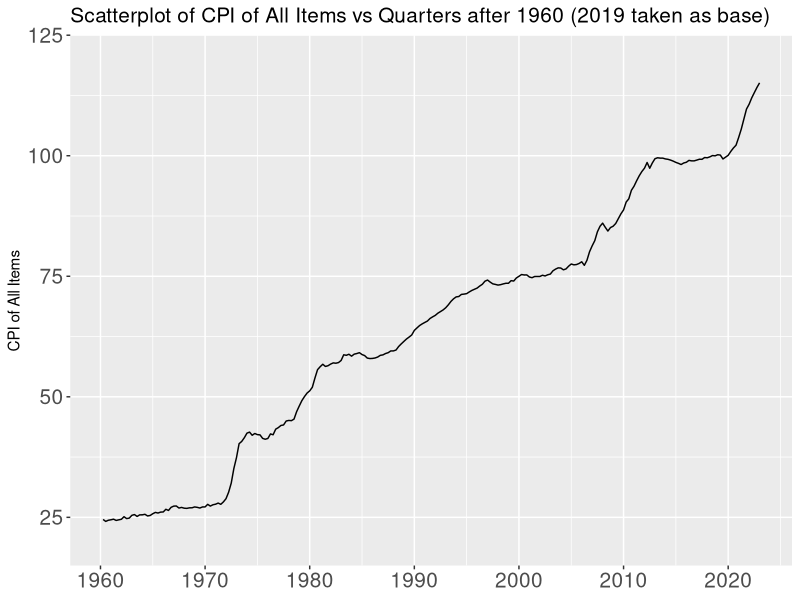
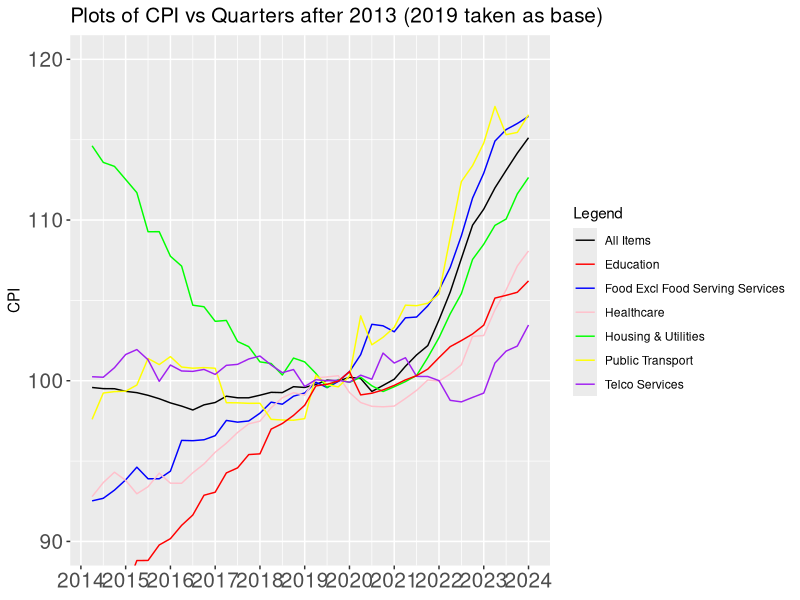
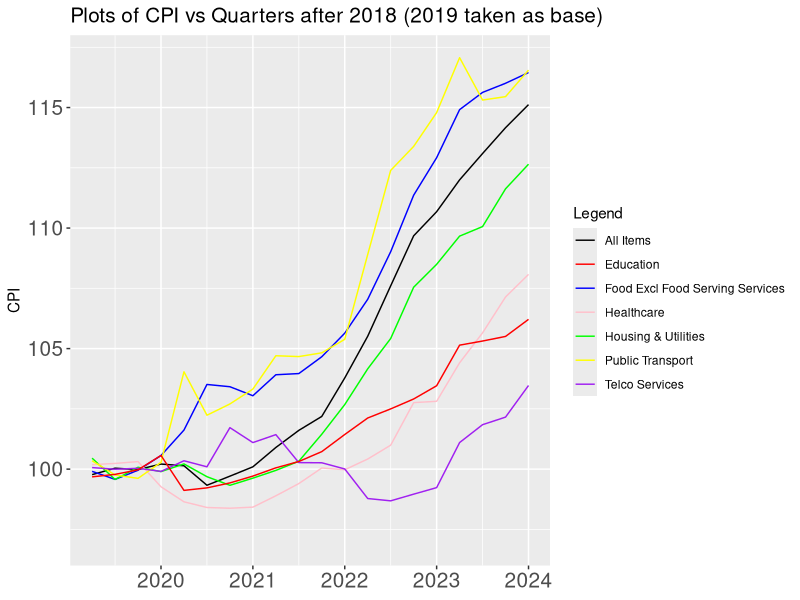
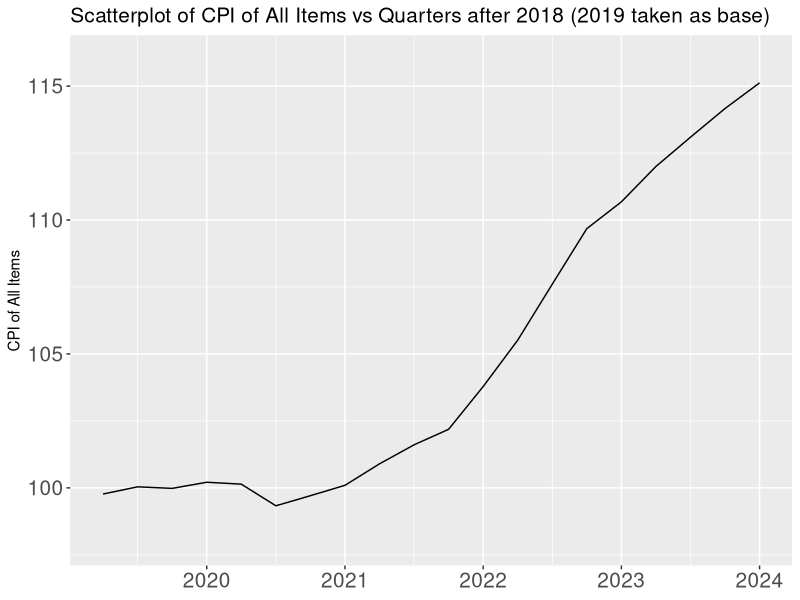
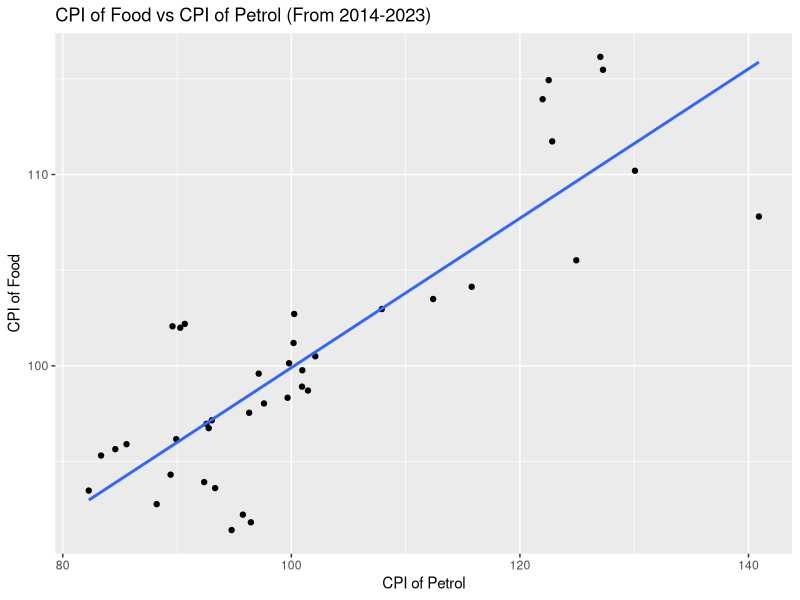
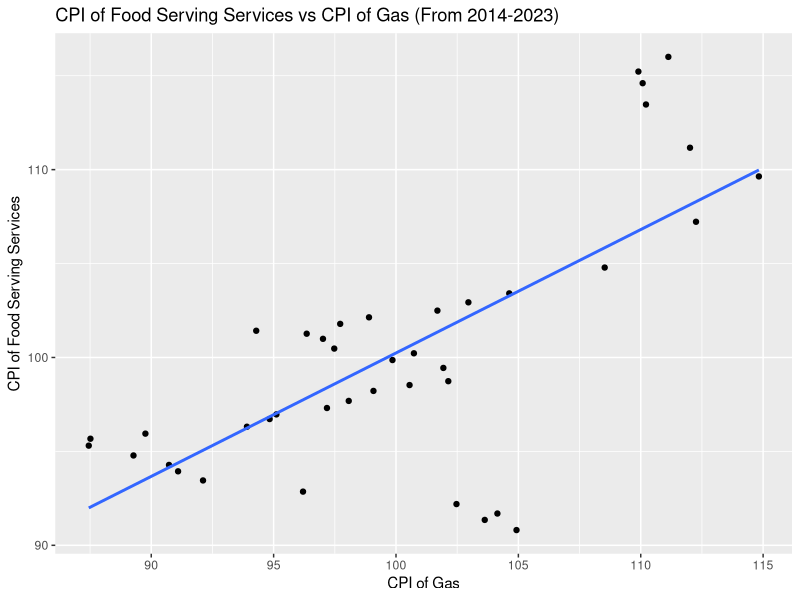
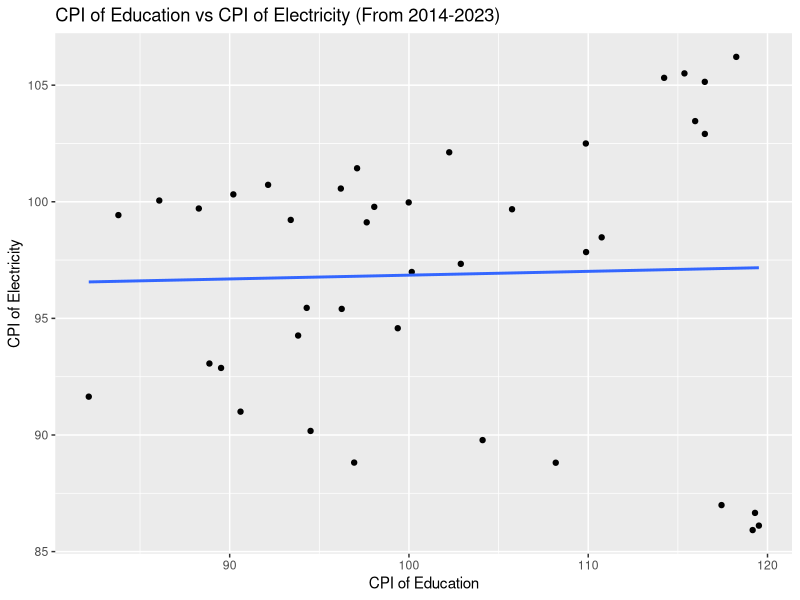
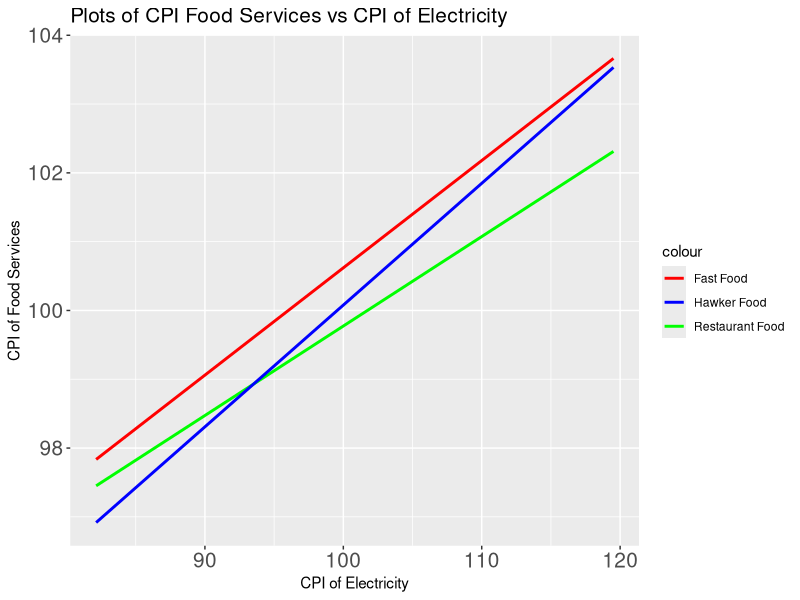

Source code (R) for these figures, in order:
library(ggplot2)
setwd("/home/marcus/repos/cpi-singapore")
data <- read.csv("ConsumerPriceIndexCPI2019AsBaseYearQuarterly.csv")
#data for CPI of All Items from 1961 to 2023
genData <- as.data.frame(t(data[1, 2:253]))
genData
i = 252
add <- c()
while (i>0) {
  add <- append(add, i)
  i <- i - 1
}
genData$QuartersAfter <- add
colnames(genData)[1] <- 'AllItems'
genData$AllItems <- as.numeric(genData$AllItems)
p1961 <- ggplot(data = genData, mapping = aes (x=QuartersAfter, y=AllItems)) + geom_line() + labs(title='Scatterplot of CPI of All Items vs Quarters after 1960 (2019 taken as base)', x=NULL, y='CPI of All Items') + coord_cartesian(ylim=c(20,120)) + theme(axis.text.x=element_text(size=15), axis.text.y=element_text(size=15), plot.title=element_text(size=15)) +
         scale_x_continuous(breaks=c(0,40,80,120,160,200,240), labels=c("1960", "1970", "1980", "1990", "2000", "2010", "2020"))
print(p1961)

#data for CPI from 2014 to 2023
data2014 <- as.data.frame(t(data[c(1,3,67,84,103,113,130), 2:41]))
data2014
i = 40
add2014 <- c()
while (i>0) {
  add2014 <- append(add2014, i)
  i <- i - 1
}
add2014
data2014$QuartersAfter <- add2014
colnames(data2014)[1] <- 'AllItems'
data2014$AllItems <- as.numeric(data2014$AllItems)
colnames(data2014)[2] <- 'FoodExclServices'
data2014$FoodExclServices <- as.numeric(data2014$FoodExclServices)
colnames(data2014)[3] <- 'HousingUtilities'
data2014$HousingUtilities <- as.numeric(data2014$HousingUtilities)
colnames(data2014)[4] <- 'Healthcare'
data2014$Healthcare <- as.numeric(data2014$Healthcare)
colnames(data2014)[5] <- 'PublicTransport'
data2014$PublicTransport <- as.numeric(data2014$PublicTransport)
colnames(data2014)[6] <- 'TelcoServices'
data2014$TelcoServices <- as.numeric(data2014$TelcoServices)
colnames(data2014)[7] <- 'Education'
data2014$Education <- as.numeric(data2014$Education)
data2014
p2014 <- ggplot(data = data2014, mapping = aes (x=QuartersAfter)) +
        geom_line(aes(y=AllItems, color='All Items')) +
        geom_line(aes(y=FoodExclServices, color='Food Excl Food Serving Services')) +
        geom_line(aes(y=HousingUtilities, color='Housing & Utilities')) +
        geom_line(aes(y=Healthcare, color='Healthcare')) +
        geom_line(aes(y=PublicTransport, color='Public Transport')) +
        geom_line(aes(y=TelcoServices, color='Telco Services')) +
        geom_line(aes(y=Education, color='Education')) +
        scale_color_manual(values=c("black", "red", "blue", "pink", "green", "yellow", "purple"), name='Legend') +
        labs(title='Plots of CPI vs Quarters after 2013 (2019 taken as base)', x=NULL, y='CPI') + coord_cartesian(ylim=c(90,120)) +
        theme(axis.text.x=element_text(size=15), axis.text.y=element_text(size=15), plot.title=element_text(size=15)) +
        scale_x_continuous(breaks=c(0,4,8,12,16,20,24,28,32,36,40), labels=c("2014", "2015", "2016", "2017", "2018", "2019", "2020", "2021", "2022", "2023", "2024"))
print(p2014)

#data for CPI from 2019 to 2023
data2019 <- NULL
data2019 <- data2014[1:20, 1:7]
data2019
i = 20
add2019 <- c()
while (i>0) {
  add2019 <- append(add2019, i)
  i <- i - 1
}
data2019$QuartersAfter <- add2019
data2019
p2019 <- ggplot(data = data2019, mapping = aes (x=QuartersAfter)) +
  geom_line(aes(y=AllItems, color='All Items')) +
  geom_line(aes(y=FoodExclServices, color='Food Excl Food Serving Services')) +
  geom_line(aes(y=HousingUtilities, color='Housing & Utilities')) +
  geom_line(aes(y=Healthcare, color='Healthcare')) +
  geom_line(aes(y=PublicTransport, color='Public Transport')) +
  geom_line(aes(y=TelcoServices, color='Telco Services')) +
  geom_line(aes(y=Education, color='Education')) +
  scale_color_manual(values=c("black", "red", "blue", "pink", "green", "yellow", "purple"), name='Legend') +
  labs(title='Plots of CPI vs Quarters after 2018 (2019 taken as base)', x=NULL, y='CPI') +
  coord_cartesian(ylim=c(97,117)) +
  theme(axis.text.x=element_text(size=15), axis.text.y=element_text(size=15), plot.title=element_text(size=15)) +
  scale_x_continuous(breaks=c(0,4,8,12,16,20), labels=c("2019", "2020", "2021", "2022", "2023", "2024"))
print(p2019)
pAll2019 <- ggplot(data = data2019, mapping = aes(x=QuartersAfter, y=AllItems)) + geom_line() + labs(title='Scatterplot of CPI of All Items vs Quarters after 2018 (2019 taken as base)', x=NULL, y='CPI of All Items') + coord_cartesian(ylim=c(98,116)) + theme(axis.text.x=element_text(size=15), axis.text.y=element_text(size=15), plot.title=element_text(size=15)) + scale_x_continuous(breaks=c(0,4,8,12,16,20), labels=c("2019", "2020", "2021", "2022", "2023", "2024"))
print(pAll2019)
#relationship data between gas&electricity and other CPIs
relData <- as.data.frame(t(data[c(2,49,50,51,52,72,73,101,130), 2:41]))
relData
colnames(relData)[1] <- 'Food'
relData$Food <- as.numeric(relData$Food)
colnames(relData)[2] <- 'FoodServingServices'
relData$FoodServingServices <- as.numeric(relData$FoodServingServices)
colnames(relData)[3] <- 'RestaurantFood'
relData$RestaurantFood <- as.numeric(relData$RestaurantFood)
colnames(relData)[4] <- 'FastFood'
relData$FastFood <- as.numeric(relData$FastFood)
colnames(relData)[5] <- 'HawkerFood'
relData$HawkerFood <- as.numeric(relData$HawkerFood)
colnames(relData)[6] <- 'Electricity'
relData$Electricity <- as.numeric(relData$Electricity)
colnames(relData)[7] <- 'Gas'
relData$Gas <- as.numeric(relData$Gas)
colnames(relData)[8] <- 'Petrol'
relData$Petrol <- as.numeric(relData$Petrol)
colnames(relData)[9] <- 'Education'
relData$Education <- as.numeric(relData$Education)
relData
foodvpetrolPlot <- ggplot(data = relData, aes(x=Petrol, y=Food)) + geom_point() + geom_smooth(method='lm', se=FALSE) + labs(title='CPI of Food vs CPI of Petrol (From 2014-2023)', x='CPI of Petrol', y='CPI of Food')
print(foodvpetrolPlot)
foodservingvgasPlot <- ggplot(data = relData, aes(x=Gas, y=FoodServingServices)) + geom_point() + geom_smooth(method='lm', se=FALSE) + labs(title='CPI of Food Serving Services vs CPI of Gas (From 2014-2023)', x='CPI of Gas', y='CPI of Food Serving Services')
print(foodservingvgasPlot)
educationvelectricityPlot <- ggplot(data = relData, aes(x=Electricity, y=Education)) + geom_point() + geom_smooth(method='lm', se=FALSE) + labs(title='CPI of Education vs CPI of Electricity (From 2014-2023)', x='CPI of Education', y='CPI of Electricity')
print(educationvelectricityPlot)
difffoodsvelectricityPlot <- ggplot(data=relData, aes(x=Electricity)) +
                    geom_smooth(aes(y=RestaurantFood, color='Restaurant Food'), method='lm', se=FALSE) +
                    geom_smooth(aes(y=FastFood, color='Fast Food'), method='lm', se=FALSE) +
                    geom_smooth(aes(y=HawkerFood, color='Hawker Food'), method='lm', se=FALSE) +
                    scale_color_manual(values=c("red", "blue", "green")) +
  theme(axis.text.x=element_text(size=15), axis.text.y=element_text(size=15), plot.title=element_text(size=15)) +
  labs(title='Plots of CPI Food Services vs CPI of Electricity', x='CPI of Electricity', y='CPI of Food Services')
print(difffoodsvelectricityPlot)
difffoodsvgasPlot <- ggplot(data=relData, aes(x=Gas)) +
  geom_smooth(aes(y=RestaurantFood, color='Restaurant Food'), method='lm', se=FALSE) +
  geom_smooth(aes(y=FastFood, color='Fast Food'), method='lm', se=FALSE) +
  geom_smooth(aes(y=HawkerFood, color='Hawker Food'), method='lm', se=FALSE) +
  scale_color_manual(values=c("red", "blue", "green")) +
  theme(axis.text.x=element_text(size=15), axis.text.y=element_text(size=15), plot.title=element_text(size=15)) +
  labs(title='Plots of CPI Food Services vs CPI of Gas', x='CPI of Gas', y='CPI of Food Services')
print(difffoodsvgasPlot)
